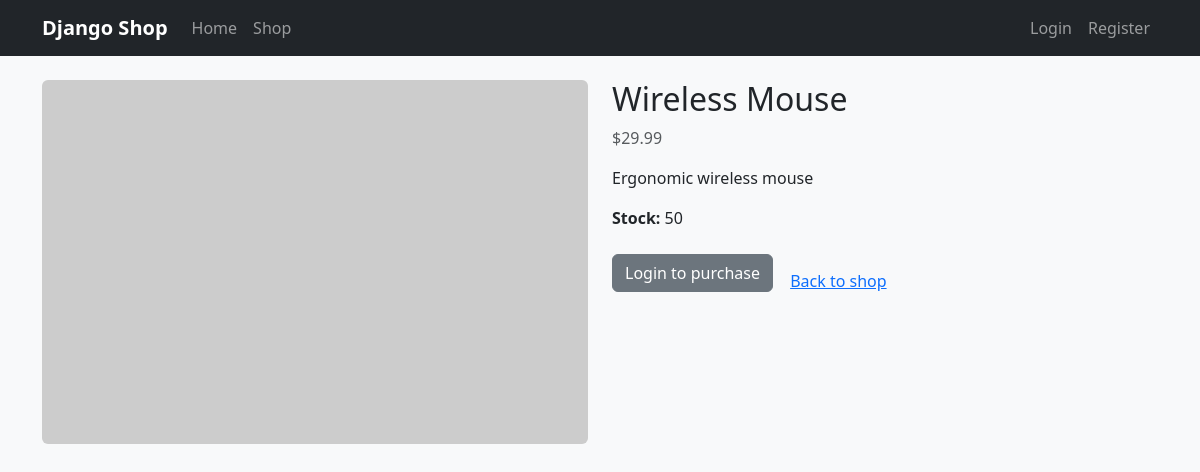
The page /products/wireless-mouse/ on the database its author committed.
### apps/products/models.py (models this page shows, shortened)
class Product(models.Model):
    name = models.CharField(max_length=255)
    slug = models.SlugField(max_length=255, unique=True)
    description = models.TextField(blank=True)
    price = models.DecimalField(max_digits=10, decimal_places=2)
    image = models.ImageField(upload_to="products/", blank=True, null=True)
    stock = models.PositiveIntegerField(default=0)
    is_active = models.BooleanField(default=True)
    created_at = models.DateTimeField(auto_now_add=True)
    updated_at = models.DateTimeField(auto_now=True)
    class Meta:
        ordering = ["name"]

### apps/products/views.py (the view)
# urls.py: path("products/<slug:slug>/", ProductDetailView.as_view(), name="product_detail"),
class ProductDetailView(DetailView):
    template_name = "products/product_detail.html"
    context_object_name = "product"
    slug_field = "slug"
    slug_url_kwarg = "slug"
    queryset = Product.objects.filter(is_active=True)

### apps/cart/context_processors.py (called while the page is built)
def cart_item_count(request: HttpRequest) -> dict[str, int]:
    if request.user.is_authenticated:
        return {"cart_item_count": request.user.cart_items.count()}
    return {"cart_item_count": 0}

### templates/products/product_detail.html (shortened to what this page needs)
{% extends "base.html" %}
{% block content %}
<div class="row">
    <div class="col-md-6">
        {% if product.image %}
            <img src="{{ product.image.url }}" class="img-fluid rounded" alt="{{ product.name }}">
        {% else %}
            <img src="https://via.placeholder.com/600x400?text=No+Image" class="img-fluid rounded" alt="{{ product.name }}">
        {% endif %}
    </div>
    <div class="col-md-6">
        <h2>{{ product.name }}</h2>
    <p class="text-muted">${{ product.price|floatformat:2 }}</p>
        <p>{{ product.description }}</p>
        <p><strong>Stock:</strong> {% if product.stock > 0 %}{{ product.stock }}{% else %}<span class="text-danger">Out of stock</span>{% endif %}</p>
        {% if user.is_authenticated %}
            <form method="post" action="{% url 'cart:add' product.slug %}" class="row g-2 align-items-end">
                {% csrf_token %}
                <div class="col-auto">
                    <label for="quantity" class="form-label">Quantity</label>
                    <input type="number" min="1" max="{{ product.stock }}" value="1" class="form-control" name="quantity" id="quantity" {% if product.stock == 0 %}disabled{% endif %}>
                </div>
                <div class="col-auto">
                    <button type="submit" class="btn btn-primary" {% if product.stock == 0 %}disabled{% endif %}>Add to Cart</button>
                </div>
            </form>
        {% else %}
            <a href="{% url 'users:login' %}" class="btn btn-secondary">Login to purchase</a>
        {% endif %}
        <a href="{% url 'products:product_list' %}" class="btn btn-link mt-3">Back to shop</a>
    </div>
</div>
{% endblock %}

### static/css/style.css (style rules this page uses)
body { background-color: #f8f9fa; }

### rows shown on the page
Product: name "Wireless Mouse", price "29.99", description "Ergonomic wireless mouse", stock "50"
